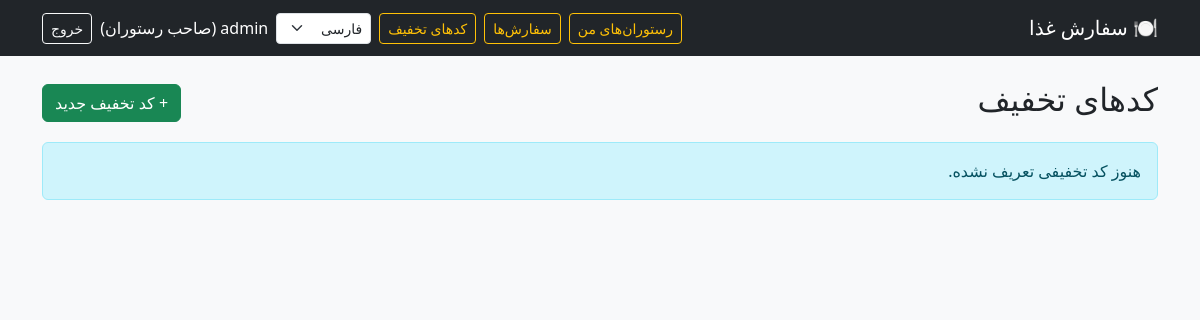
The app's page /orders/owner/discounts/ (signed in), older data.
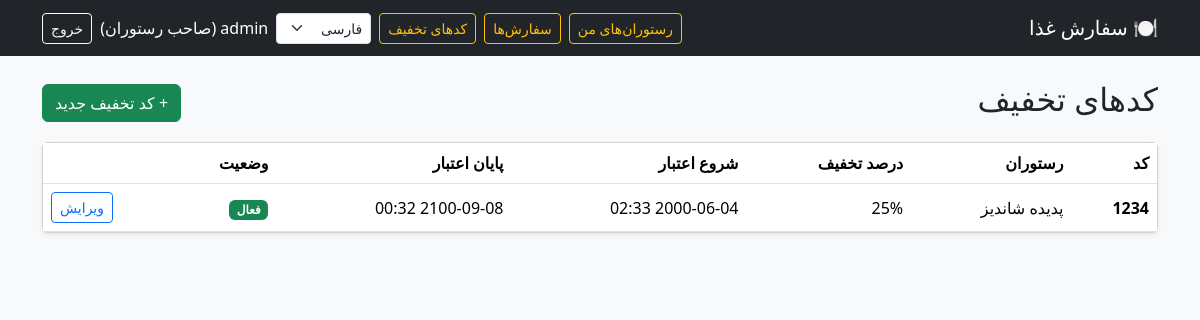
The same page, newer data.
### accounts/models.py (models this page shows, shortened)
class User(AbstractUser):
    class Role(models.TextChoices):
        CUSTOMER = 'customer', _('Customer')
        OWNER = 'owner', _('Restaurant owner')
    role = models.CharField(max_length=10, choices=Role.choices, default=Role.CUSTOMER)
    phone = models.CharField(max_length=15, blank=True)
    address = models.TextField(blank=True)

### orders/models.py (models this page shows, shortened)
class DiscountCode(models.Model):
    restaurant = models.ForeignKey(Restaurant, on_delete=models.CASCADE,
                                   related_name='discount_codes')
    code = models.CharField(max_length=20, unique=True)
    percent = models.PositiveIntegerField(help_text=_('Discount percent (1 to 100)'))
    is_active = models.BooleanField(default=True)
    valid_from = models.DateTimeField()
    valid_to = models.DateTimeField()

### restaurants/models.py (models this page shows, shortened)
class Restaurant(models.Model):
    owner = models.ForeignKey(settings.AUTH_USER_MODEL, on_delete=models.CASCADE,
                              related_name='restaurants')
    name = models.CharField(max_length=100)
    description = models.TextField(blank=True)
    address = models.CharField(max_length=255)
    phone = models.CharField(max_length=15, blank=True)
    created_at = models.DateTimeField(auto_now_add=True)

### orders/views.py (the view)
# urls.py: path('owner/discounts/', views.discount_list, name='discount_list'),
@role_required(User.Role.OWNER)
def discount_list(request):
    codes = (DiscountCode.objects.filter(restaurant__owner=request.user)
             .select_related('restaurant').order_by('-valid_to'))
    return render(request, 'orders/discount_list.html', {'codes': codes})

### templates/orders/discount_list.html (shortened to what this page needs)
{% extends 'base.html' %}
{% load i18n %}
{% block content %}
<div class="d-flex justify-content-between align-items-center mb-3">
  <h2>{% trans "Discount codes" %}</h2>
  <a href="{% url 'orders:discount_create' %}" class="btn btn-success">+ {% trans "New discount code" %}</a>
</div>
{% if codes %}
<div class="card shadow-sm">
  <table class="table mb-0 align-middle">
    <thead>
      <tr>
        <th>{% trans "Code" %}</th>
        <th>{% trans "Restaurant" %}</th>
        <th>{% trans "Discount percent" %}</th>
        <th>{% trans "Valid from" %}</th>
        <th>{% trans "Valid until" %}</th>
        <th>{% trans "Status" %}</th>
        <th></th>
      </tr>
    </thead>
    <tbody>
      {% for code in codes %}
      <tr>
        <td><strong>{{ code.code }}</strong></td>
        <td>{{ code.restaurant.name }}</td>
        <td>{{ code.percent }}%</td>
        <td>{{ code.valid_from|date:"Y-m-d H:i" }}</td>
        <td>{{ code.valid_to|date:"Y-m-d H:i" }}</td>
        <td>
          {% if code.is_active %}<span class="badge bg-success">{% trans "Active" %}</span>
          {% else %}<span class="badge bg-secondary">{% trans "Inactive" %}</span>{% endif %}
        </td>
        <td class="text-end">
          <a class="btn btn-sm btn-outline-primary" href="{% url 'orders:discount_edit' code.pk %}">{% trans "Edit" %}</a>
        </td>
      </tr>
      {% endfor %}
    </tbody>
  </table>
</div>
{% else %}
  <div class="alert alert-info">{% trans "No discount codes yet." %}</div>
{% endif %}
{% endblock %}

### templates/base.html (shortened to what this page needs)
{% load i18n %}{% get_current_language as LANG %}{% get_current_language_bidi as BIDI %}<!DOCTYPE html>
<html lang="{{ LANG }}" dir="{% if BIDI %}rtl{% else %}ltr{% endif %}">
<head>
  {% if BIDI %}
  <link href="https://cdn.jsdelivr.net/npm/bootstrap@5.3.3/dist/css/bootstrap.rtl.min.css" rel="stylesheet">
  {% else %}
  <link href="https://cdn.jsdelivr.net/npm/bootstrap@5.3.3/dist/css/bootstrap.min.css" rel="stylesheet">
  {% endif %}
</head>
<body class="bg-light">
<nav class="navbar navbar-expand-lg navbar-dark bg-dark mb-4">
  <div class="container">
    <a class="navbar-brand" href="{% url 'home' %}">🍽️ {% trans "Food Order" %}</a>
    <div class="d-flex align-items-center gap-2 text-white flex-wrap">
      {% if user.is_authenticated and user.role == 'owner' %}
        <a class="btn btn-sm btn-outline-warning" href="{% url 'restaurants:owner_dashboard' %}">{% trans "My restaurants" %}</a>
        <a class="btn btn-sm btn-outline-warning" href="{% url 'orders:owner_order_list' %}">{% trans "Orders" %}</a>
        <a class="btn btn-sm btn-outline-warning" href="{% url 'orders:discount_list' %}">{% trans "Discount codes" %}</a>
      {% endif %}
      <form action="{% url 'set_language' %}" method="post" class="m-0">
        {% get_available_languages as LANGUAGES %}
        <select name="language" class="form-select form-select-sm" onchange="this.form.submit()">
          {% for code, name in LANGUAGES %}
            <option value="{{ code }}" {% if code == LANG %}selected{% endif %}>{{ name }}</option>
          {% endfor %}
        </select>
      </form>
      {% if user.is_authenticated %}
        <span>{{ user.username }} ({{ user.get_role_display }})</span>
        <form method="post" action="{% url 'accounts:logout' %}" class="m-0">
          <button class="btn btn-outline-light btn-sm">{% trans "Logout" %}</button>
        </form>
      {% else %}
        <a class="btn btn-outline-light btn-sm" href="{% url 'accounts:login' %}">{% trans "Login" %}</a>
        <a class="btn btn-warning btn-sm" href="{% url 'accounts:signup' %}">{% trans "Sign up" %}</a>
      {% endif %}
    </div>
  </div>
</nav>
<main class="container">
  {% block content %}{% endblock %}
</main>
</body>
</html>

### templates/base.html (style rules this page uses)
body { font-family: Tahoma, 'Segoe UI', sans-serif; }

Row changes from the older to the newer data that the page shows:
added DiscountCode: code "1234", restaurant.name "پدیده شاندیز", percent "25", valid_from "2000-06-04 02:33", valid_to "2100-09-08 00:32"
Text that changed along with them:
text no longer shown: "هنوز کد تخفیفی تعریف نشده."
text now shown: "کد رستوران درصد تخفیف شروع اعتبار پایان اعتبار وضعیت"
